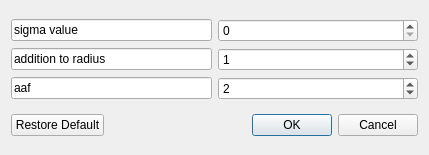
<?xml version="1.0" encoding="UTF-8"?>
<ui version="4.0">
 <class>RemoveAperture</class>
 <widget class="QDialog" name="RemoveAperture">
  <property name="geometry">
   <rect>
    <x>0</x>
    <y>0</y>
    <width>429</width>
    <height>155</height>
   </rect>
  </property>
  <property name="windowTitle">
   <string>Remove Aperture</string>
  </property>
  <layout class="QVBoxLayout" name="verticalLayout">
   <item>
    <layout class="QGridLayout" name="gridLayout">
     <item row="1" column="1">
      <widget class="QSpinBox" name="add_radius">
       <property name="sizePolicy">
        <sizepolicy hsizetype="Expanding" vsizetype="Fixed">
         <horstretch>4</horstretch>
         <verstretch>0</verstretch>
        </sizepolicy>
       </property>
       <property name="prefix">
        <string/>
       </property>
       <property name="minimum">
        <number>0</number>
       </property>
       <property name="maximum">
        <number>10000</number>
       </property>
       <property name="singleStep">
        <number>1</number>
       </property>
       <property name="stepType">
        <enum>QAbstractSpinBox::DefaultStepType</enum>
       </property>
       <property name="value">
        <number>1</number>
       </property>
      </widget>
     </item>
     <item row="1" column="0">
      <widget class="QLineEdit" name="Ytext_2">
       <property name="sizePolicy">
        <sizepolicy hsizetype="Expanding" vsizetype="Fixed">
         <horstretch>4</horstretch>
         <verstretch>1</verstretch>
        </sizepolicy>
       </property>
       <property name="cursor">
        <cursorShape>ArrowCursor</cursorShape>
       </property>
       <property name="text">
        <string>addition to radius </string>
       </property>
       <property name="alignment">
        <set>Qt::AlignLeading|Qt::AlignLeft|Qt::AlignVCenter</set>
       </property>
       <property name="readOnly">
        <bool>true</bool>
       </property>
      </widget>
     </item>
     <item row="2" column="0">
      <widget class="QLineEdit" name="lineEdit">
       <property name="text">
        <string>aaf</string>
       </property>
       <property name="readOnly">
        <bool>true</bool>
       </property>
      </widget>
     </item>
     <item row="2" column="1">
      <widget class="QSpinBox" name="sigma_value">
       <property name="maximum">
        <number>1000</number>
       </property>
       <property name="value">
        <number>2</number>
       </property>
      </widget>
     </item>
     <item row="0" column="0">
      <widget class="QLineEdit" name="Ytext">
       <property name="sizePolicy">
        <sizepolicy hsizetype="Expanding" vsizetype="Fixed">
         <horstretch>4</horstretch>
         <verstretch>1</verstretch>
        </sizepolicy>
       </property>
       <property name="cursor">
        <cursorShape>ArrowCursor</cursorShape>
       </property>
       <property name="text">
        <string>sigma value </string>
       </property>
       <property name="alignment">
        <set>Qt::AlignLeading|Qt::AlignLeft|Qt::AlignVCenter</set>
       </property>
       <property name="readOnly">
        <bool>true</bool>
       </property>
      </widget>
     </item>
     <item row="0" column="1">
      <widget class="QSpinBox" name="sigma_value_2">
       <property name="sizePolicy">
        <sizepolicy hsizetype="Expanding" vsizetype="Fixed">
         <horstretch>4</horstretch>
         <verstretch>0</verstretch>
        </sizepolicy>
       </property>
       <property name="prefix">
        <string/>
       </property>
       <property name="minimum">
        <number>0</number>
       </property>
       <property name="maximum">
        <number>10000</number>
       </property>
       <property name="singleStep">
        <number>1</number>
       </property>
       <property name="stepType">
        <enum>QAbstractSpinBox::DefaultStepType</enum>
       </property>
       <property name="value">
        <number>0</number>
       </property>
      </widget>
     </item>
    </layout>
   </item>
   <item>
    <layout class="QHBoxLayout" name="horizontalLayout">
     <item>
      <widget class="QPushButton" name="restoreButton">
       <property name="text">
        <string>Restore Default</string>
       </property>
      </widget>
     </item>
     <item>
      <widget class="QDialogButtonBox" name="buttonBox">
       <property name="standardButtons">
        <set>QDialogButtonBox::Cancel|QDialogButtonBox::Ok</set>
       </property>
      </widget>
     </item>
    </layout>
   </item>
  </layout>
 </widget>
 <resources/>
 <connections>
  <connection>
   <sender>restoreButton</sender>
   <signal>clicked()</signal>
   <receiver>RemoveAperture</receiver>
   <slot>restore_default()</slot>
   <hints>
    <hint type="sourcelabel">
     <x>47</x>
     <y>170</y>
    </hint>
    <hint type="destinationlabel">
     <x>50</x>
     <y>364</y>
    </hint>
   </hints>
  </connection>
  <connection>
   <sender>buttonBox</sender>
   <signal>accepted()</signal>
   <receiver>RemoveAperture</receiver>
   <slot>accept()</slot>
   <hints>
    <hint type="sourcelabel">
     <x>426</x>
     <y>158</y>
    </hint>
    <hint type="destinationlabel">
     <x>426</x>
     <y>199</y>
    </hint>
   </hints>
  </connection>
  <connection>
   <sender>buttonBox</sender>
   <signal>rejected()</signal>
   <receiver>RemoveAperture</receiver>
   <slot>reject()</slot>
   <hints>
    <hint type="sourcelabel">
     <x>507</x>
     <y>163</y>
    </hint>
    <hint type="destinationlabel">
     <x>508</x>
     <y>197</y>
    </hint>
   </hints>
  </connection>
  <connection>
   <sender>buttonBox</sender>
   <signal>rejected()</signal>
   <receiver>RemoveAperture</receiver>
   <slot>reject()</slot>
   <hints>
    <hint type="sourcelabel">
     <x>517</x>
     <y>172</y>
    </hint>
    <hint type="destinationlabel">
     <x>512</x>
     <y>243</y>
    </hint>
   </hints>
  </connection>
 </connections>
 <slots>
  <slot>restore_default()</slot>
 </slots>
</ui>
